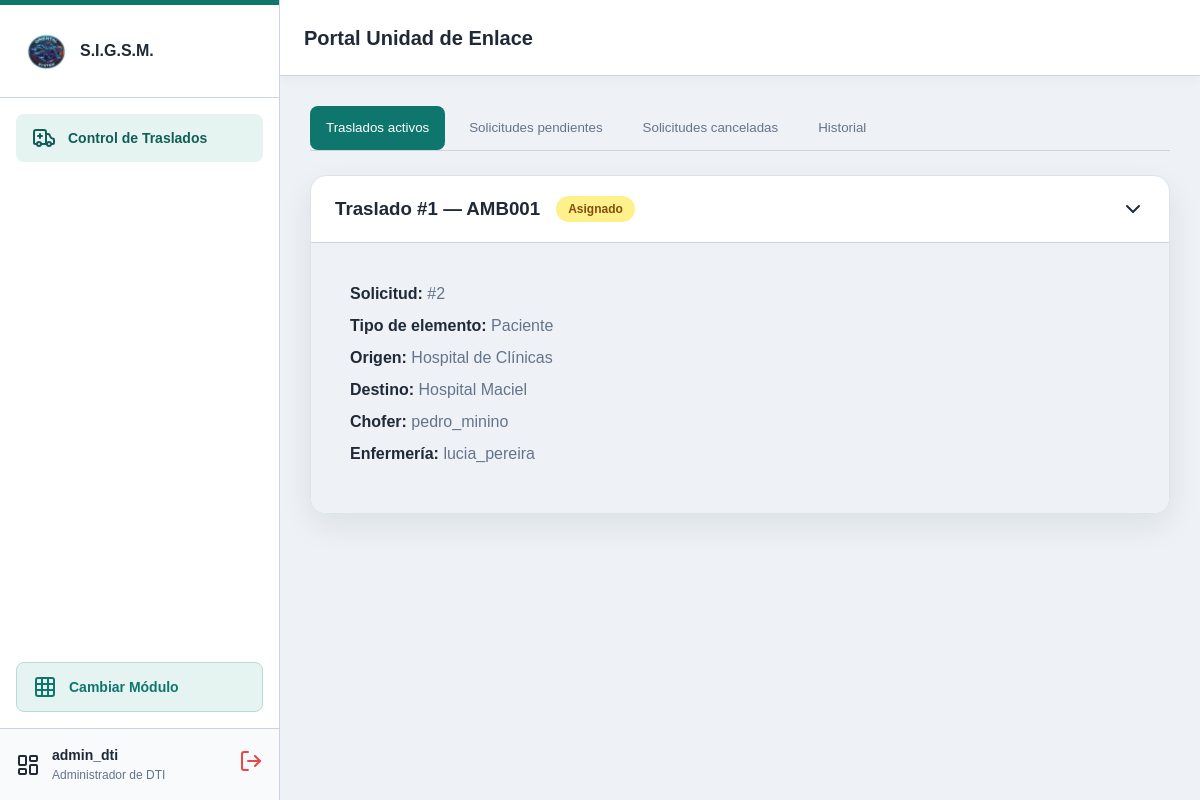
/moduloAmbulancias/Vista/unidadEnlace.php (signed in), run on the app's committed database.
### tables this page shows
CREATE TABLE `usuario` (
  `id_usuario` int(11) NOT NULL,
  `nombre_usuario` varchar(50) NOT NULL,
  `contrasenha_hash` varchar(255) NOT NULL,
  `activo` tinyint(1) NOT NULL DEFAULT 1
);

CREATE TABLE `traslado` (
  `id_traslado` int(11) NOT NULL,
  `id_solicitud` int(11) NOT NULL,
  `id_vehiculo` int(11) DEFAULT NULL,
  `id_chofer` int(11) DEFAULT NULL,
  `id_enfermero` int(11) DEFAULT NULL,
  `id_proveedor` int(11) DEFAULT NULL,
  `id_ruta` int(11) DEFAULT NULL
);

CREATE TABLE `vehiculo` (
  `id_vehiculo` int(11) NOT NULL,
  `matricula` varchar(20) NOT NULL,
  `marca` varchar(60) NOT NULL,
  `modelo` varchar(60) NOT NULL,
  `año` int(11) NOT NULL,
  `id_tipo_vehiculo` int(11) NOT NULL,
  `activo` tinyint(1) NOT NULL DEFAULT 1
);

CREATE TABLE `estado_traslado` (
  `id_estado` int(11) NOT NULL,
  `nombre` varchar(50) NOT NULL
);

CREATE TABLE `tipo_elemento` (
  `id_tipo_elemento` int(11) NOT NULL,
  `nombre` varchar(50) NOT NULL,
  `descripcion` varchar(255) DEFAULT NULL
);

CREATE TABLE `ubicacion` (
  `id_ubicacion` int(11) NOT NULL,
  `nombre` varchar(100) NOT NULL,
  `direccion` varchar(255) DEFAULT NULL,
  `tipo_ubicacion` varchar(50) DEFAULT NULL
);

### serviciosComunes/seguridad/guardian.php (called while the page is built, shortened)
<?php
if (!function_exists('estaAutenticado')) {
    function estaAutenticado(): bool {
        return isset($_SESSION['id_usuario']) && !empty($_SESSION['id_usuario']);
    }
}
if (!function_exists('obtenerUsuarioActual')) {
    function obtenerUsuarioActual(): ?array {
        $idRol = $_SESSION['id_rol'] ?? null;
        $nombreRolUI = $_SESSION['nombre_rol'] ?? '';
        $mapaRoles = [
            1 => 'Administrador de DTI',
            2 => 'Administrador de Enfermería',
            3 => 'Coordinador de Traslados',
            4 => 'Funcionario Administrativo de Registros Médicos',
            5 => 'Chofer',
            6 => 'Enfermería'
        ];
        if ($idRol && isset($mapaRoles[$idRol])) {
            $nombreRolUI = $mapaRoles[$idRol];
        }
        return [
            'id_usuario'     => $_SESSION['id_usuario'],
            'nombre_usuario' => $_SESSION['nombre_usuario'] ?? '',
            'id_rol'         => $idRol,
            'nombre_rol'     => $nombreRolUI
        ];
    }
}
if (!function_exists('tieneRol')) {
    function tieneRol($roles): bool {
        $idRol = $_SESSION['id_rol'] ?? null;
        $nombreRol = strtolower($_SESSION['nombre_rol'] ?? '');
        if (!is_array($roles)) {
            $roles = [$roles];
        }
        foreach ($roles as $rol) {
            if (is_int($rol) && (int)$idRol === $rol) {
                return true;
            }
            if (is_string($rol)) {
                $rolLower = strtolower($rol);
                if ($rolLower === 'admin' || $rolLower === 'administrador') {
                    if ((int)$idRol === 1) {
                        return true;
                    }
                } elseif (strpos($nombreRol, $rolLower) !== false) {
                    return true;
                }
            }
        }
        return false;
    }
}

### moduloAmbulancias/Model/SolicitudModelo.php (called while the page is built, shortened)
<?php
class SolicitudModelo
{
    public static function listarPendientes(): array
    {
        $conexion = Conexion::conectar();
        $sql = "
            SELECT
                s.id_solicitud,
                s.ci_paciente,
                s.id_tipo_elemento,
                s.fecha_solicitud,
                s.estado_solicitud,
                s.prioridad,
                s.fecha_hora_limite,
                s.observaciones,
                te.nombre AS tipo_elemento,
                origen.nombre AS origen,
                destino.nombre AS destino,
                c.nombre AS canal,
                u.nombre_usuario AS solicitante,
                p.nombre AS nombre_paciente,
                p.apellido AS apellido_paciente
            FROM solicitud_traslado s
            INNER JOIN tipo_elemento te
                ON te.id_tipo_elemento = s.id_tipo_elemento
            INNER JOIN ubicacion origen
                ON origen.id_ubicacion = s.id_origen
            INNER JOIN ubicacion destino
                ON destino.id_ubicacion = s.id_destino
            INNER JOIN canal_solicitud c
                ON c.id_canal = s.id_canal
            INNER JOIN usuario u
                ON u.id_usuario = s.id_usuario_solicit
            LEFT JOIN paciente p
                ON p.ci = s.ci_paciente
            WHERE s.estado_solicitud = 'Pendiente'
              AND NOT EXISTS (
                  SELECT 1
                  FROM traslado t
                  WHERE t.id_solicitud = s.id_solicitud
              )
            ORDER BY s.fecha_solicitud DESC, s.id_solicitud DESC
        ";
        $consulta = $conexion->prepare($sql);
        $consulta->execute();
        return $consulta->fetchAll(PDO::FETCH_ASSOC);
    }
}

### moduloAmbulancias/Model/SeguimientoModelo.php (called while the page is built, shortened)
<?php
class SeguimientoModelo
{
    public static function listar(?int $idChofer): array
    {
        $conexion = Conexion::conectar();
        $sql = "
            SELECT
                t.id_traslado,
                t.id_solicitud,
                t.id_chofer,
                t.id_vehiculo,
                s.ci_paciente,
                v.matricula,
                ch.nombre_usuario AS chofer,
                en.nombre_usuario AS enfermeria,
                o.nombre AS origen,
                d.nombre AS destino,
                te.nombre AS elemento,
                h.id_estado,
                e.nombre AS estado
            FROM traslado t
            JOIN solicitud_traslado s
                ON s.id_solicitud = t.id_solicitud
            JOIN ubicacion o ON o.id_ubicacion = s.id_origen
            JOIN ubicacion d ON d.id_ubicacion = s.id_destino
            JOIN tipo_elemento te
                ON te.id_tipo_elemento = s.id_tipo_elemento
            LEFT JOIN vehiculo v ON v.id_vehiculo = t.id_vehiculo
            LEFT JOIN usuario ch ON ch.id_usuario = t.id_chofer
            LEFT JOIN usuario en ON en.id_usuario = t.id_enfermero
            LEFT JOIN historial_estado h ON h.id_historial = (
                SELECT hx.id_historial
                FROM historial_estado hx
                WHERE hx.id_traslado = t.id_traslado
                ORDER BY hx.fecha_hora DESC, hx.id_historial DESC
                LIMIT 1
            )
            LEFT JOIN estado_traslado e ON e.id_estado = h.id_estado
        ";
        $params = [];
        $sql .= ' ORDER BY t.id_traslado DESC';
        $consulta = $conexion->prepare($sql);
        $consulta->execute($params);
        return $consulta->fetchAll(PDO::FETCH_ASSOC);
    }
}

### moduloAmbulancias/Vista/unidadEnlace.php (the view, shortened to what this page needs)
<?php
require_once __DIR__ . '/../../serviciosComunes/seguridad/guardian.php';
$usuarioActual = obtenerUsuarioActual();
require_once __DIR__ . '/../Model/SolicitudModelo.php';
$solicitudesPendientes = SolicitudModelo::listarPendientes();
require_once __DIR__ . '/../Model/SeguimientoModelo.php';
$trasladosEnlace = SeguimientoModelo::listar(null);
$activosEnlace = array_filter(
    $trasladosEnlace,
    fn($viaje) => !in_array((int) $viaje['id_estado'], [6, 7], true)
);
?>
<!DOCTYPE html>
<html lang="es">
<head>
    <link rel="stylesheet" href="../../serviciosComunes/vistaGeneral/assets/css/layout.css">
    <link rel="stylesheet" href="assets/css/unidadEnlace.css?v=20261021-1">
    <link rel="stylesheet" href="../../serviciosComunes/vistaGeneral/assets/css/tema-institucional.css?v=20261021-1">
</head>
<body>
    <div class="app-layout">
        <aside class="sidebar" id="sidebar">
            <div class="sidebar-header">
                <img src="../../serviciosComunes/autenticacion/assets/image.png" alt="Logo" class="sidebar-logo">
                <span>S.I.G.S.M.</span>
            </div>
            <nav class="sidebar-nav">
                <button class="nav-btn active" data-target="sec-traslados">
                    <i data-lucide="ambulance" class="icon-sm">
                    </i>
                    Control de Traslados
                </button>
            </nav>
            <?php if (tieneRol('admin') || tieneRol(1)): ?>
                <a href="../../serviciosComunes/vistaGeneral/bifurcacion.php" class="btn-volver-hub">
                    <i data-lucide="grid"></i> Cambiar Módulo
                </a>
            <?php endif; ?>
            <div class="sidebar-profile">
                <i data-lucide="layout-dashboard"></i>
                <div class="profile-info">
                    <span class="profile-name">
                        <?= htmlspecialchars($usuarioActual['nombre_usuario'] ?? 'Coord. Central') ?>
                    </span>
                    <span class="profile-role">
                        <?= htmlspecialchars($usuarioActual['nombre_rol'] ?? 'Unidad de Enlace') ?>
                    </span>
                </div>
                <a href="../../serviciosComunes/autenticacion/logout.php" class="btn-logout" title="Cerrar Sesión">
                    <i data-lucide="log-out"></i>
                </a>
            </div>
        </aside>
        <main class="main-content">
            <header class="topbar">
                <div class="topbar-left">
                    <h2 class="section-title mb-0">
                        Portal Unidad de Enlace
                    </h2>
                </div>
            </header>
            <section class="content-wrapper">
                <div id="sec-traslados" class="view-section active">
                    <div class="sub-nav">
                        <button class="sub-btn active" data-sub="sub-curso">
                            Traslados activos
                        </button>
                        <button class="sub-btn" data-sub="sub-pendientes">
                            Solicitudes pendientes
                        </button>
                        <button class="sub-btn" data-sub="sub-canceladas">Solicitudes canceladas</button>
                        <button class="sub-btn" data-sub="sub-historial">
                            Historial
                        </button>
                    </div>
                    <div id="sub-curso" class="sub-content active">
    <?php foreach ($activosEnlace as $viaje): ?>
        <div class="card-traslado">
            <div class="accordion-header" onclick="toggleAccordion(this)">
                <div class="header-info">
                    <h3>
                        Traslado #<?= (int) $viaje['id_traslado'] ?>
                        — <?= htmlspecialchars(
                            $viaje['matricula'] ?? 'Sin vehículo',
                            ENT_QUOTES,
                            'UTF-8'
                        ) ?>
                    </h3>
                    <span class="badge badge-warning">
                        <?= htmlspecialchars(
                            $viaje['estado'] ?? 'Sin estado',
                            ENT_QUOTES,
                            'UTF-8'
                        ) ?>
                    </span>
                </div>
                <i data-lucide="chevron-down" class="accordion-icon"></i>
            </div>
            <div class="accordion-content open">
                <div style="padding: 15px;">
                    <?php
                    $datosTraslado = [
                        'Solicitud' => '#' . $viaje['id_solicitud'],
                        'Tipo de elemento' => $viaje['elemento'],
                        'Origen' => $viaje['origen'],
                        'Destino' => $viaje['destino'],
                        'Chofer' => $viaje['chofer'] ?? 'Sin asignar',
                        'Enfermería' => $viaje['enfermeria'] ?? 'Sin asignar'
                    ];
                    ?>
                    <?php foreach ($datosTraslado as $etiqueta => $valor): ?>
                        <p class="detail-item">
                            <strong>
                                <?= htmlspecialchars($etiqueta, ENT_QUOTES, 'UTF-8') ?>:
                            </strong>
                            <?= htmlspecialchars((string) $valor, ENT_QUOTES, 'UTF-8') ?>
                        </p>
                    <?php endforeach; ?>
                </div>
            </div>
        </div>
    <?php endforeach; ?>
</div>
                </div>
            </section>
        </main>
    </div>
</body>
</html>

### serviciosComunes/vistaGeneral/assets/css/layout.css (style rules this page uses)
:root { --primary: #0284c7; --primary-light: #e0f2fe; --primary-hover: #0369a1; --bg-color: #f8fafc; --card-bg: #ffffff; --text-main: #1e293b; --text-muted: #64748b; --border-color: #e2e8f0; --sidebar-width: 280px; }
* { box-sizing: border-box; margin: 0; padding: 0; }
body { font-family: system-ui, sans-serif; background-color: var(--bg-color); color: var(--text-main); }
.app-layout { display: flex; height: 100vh; overflow: hidden; }
.sidebar { width: var(--sidebar-width); background: var(--card-bg); border-right: 1px solid var(--border-color); display: flex; flex-direction: column; position: fixed; height: 100vh; z-index: 1000; transform: translateX(-100%); transition: transform 0.3s ease; }
.sidebar-header { padding: 1.5rem; border-bottom: 1px solid var(--border-color); display: flex; align-items: center; gap: 0.75rem; font-weight: bold; }
.sidebar-logo { width: 32px; }
.sidebar-nav { padding: 1rem; display: flex; flex-direction: column; gap: 0.5rem; flex: 1; overflow-y: auto; }
.nav-btn { display: flex; align-items: center; gap: 0.75rem; padding: 0.75rem 1rem; border-radius: 0.5rem; color: var(--text-muted); background: transparent; border: none; font-size: 0.875rem; font-weight: 500; cursor: pointer; }
.nav-btn.active { background-color: var(--primary-light); color: var(--primary); }
.btn-volver-hub { display: flex; align-items: center; gap: 0.75rem; padding: 0.75rem 1rem; margin: 0.5rem 1rem 1rem 1rem; border-radius: 0.5rem; color: var(--primary); background-color: var(--primary-light); border: 1px solid #bae6fd; font-size: 0.875rem; font-weight: 600; text-decoration: none; transition: all 0.2s ease; }
.sidebar-profile { padding: 1rem; border-top: 1px solid var(--border-color); display: flex; align-items: center; gap: 0.75rem; background: var(--bg-color); }
.profile-info { flex: 1; display: flex; flex-direction: column; }
.profile-name { font-weight: bold; font-size: 0.875rem; }
.profile-role { font-size: 0.75rem; color: var(--text-muted); }
.btn-logout { color: #ef4444; cursor: pointer; }
.main-content { flex: 1; width: 100%; display: flex; flex-direction: column; }
.topbar { display: flex; justify-content: space-between; align-items: center; padding: 1rem 1.5rem; background: var(--card-bg); border-bottom: 1px solid var(--border-color); }
.topbar-left { display: flex; align-items: center; gap: 1rem; }
.section-title { font-size: 1.25rem; font-weight: bold; }
.content-wrapper { padding: 1.5rem; overflow-y: auto; flex: 1; }
@media (min-width: 1024px) { .sidebar { position: static; transform: translateX(0); } }

### moduloAmbulancias/Vista/assets/css/unidadEnlace.css (style rules this page uses)
.view-section, .sub-content { display: none; }
.view-section.active, .sub-content.active { display: block; }
.sub-nav { display: flex; gap: 0.5rem; border-bottom: 1px solid var(--border-color); margin-bottom: 1.5rem; overflow-x: auto; }
.sub-btn { padding: 0.75rem 1rem; border: none; background: transparent; color: var(--text-muted); font-weight: 500; cursor: pointer; border-bottom: 2px solid transparent; white-space: nowrap; }
.sub-btn.active { color: var(--primary); border-bottom-color: var(--primary); }
.card-traslado, .card-pendiente { background: var(--card-bg); border-radius: 1rem; box-shadow: var(--shadow-sm); border: 1px solid var(--border-color); margin-bottom: 1rem; padding: 1.5rem; }
.card-traslado { padding: 0; overflow: hidden; }
.accordion-header { display: flex; justify-content: space-between; align-items: center; padding: 1.25rem 1.5rem; cursor: pointer; transition: 0.2s; }
.header-info { display: flex; align-items: center; gap: 1rem; }
.accordion-icon { transition: transform 0.3s ease; }
.accordion-content { max-height: 0; overflow: hidden; transition: max-height 0.4s ease-out, padding 0.4s ease-out; padding: 0 1.5rem; background-color: var(--bg-color); }
.accordion-content.open { max-height: 1000px; padding: 1.5rem; border-top: 1px solid var(--border-color); }
.detail-item { margin-bottom: 0.5rem; color: var(--text-muted); }
.detail-item strong { color: var(--text-main); }
.badge { padding: 0.25rem 0.75rem; border-radius: 1rem; font-size: 0.75rem; font-weight: bold; }
.badge-warning { background: #fef08a; color: #854d0e; }

### data on the page
usuario: nombre_usuario "admin_dti"
traslado: id_traslado "1", id_vehiculo.matricula "AMB001", estado_traslado.nombre "Asignado", etiqueta "Solicitud", valor "#2", etiqueta "Tipo de elemento", tipo_elemento.nombre "Paciente", etiqueta "Origen", ubicacion.nombre "Hospital de Clínicas", etiqueta "Destino", ubicacion.nombre "Hospital Maciel", etiqueta "Chofer", id_chofer.nombre_usuario "pedro_minino", etiqueta "Enfermería", id_enfermero.nombre_usuario "lucia_pereira"

### other printed values
$usuarioActual['nombre_rol'] "Administrador de DTI"
